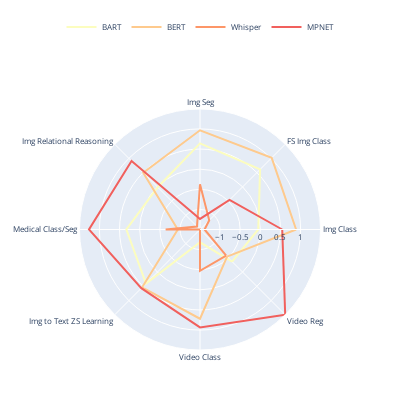

The cell this chart's notebook holds for it:
### Code cell
import plotly.express as px
# Preprocess data for polar plot
color_palette = px.colors.sequential.Magma_r  # Original palette
target_length = len(modality_shift)
color_palette = generate_palette(color_palette, target_length)

categories = df.columns[-8:]  # Exclude the first column (Model.Metric)
values = df.iloc[:, -8:].values  # Exclude the first column

categories = [category.replace("Classification", "Class").replace("Zero Shot", "ZS").replace("Image", "Img").replace("Regression", "Reg").replace("Few Shot", "FS").replace("Segmentation", "Seg") for category in categories]  # Shorten the category names
# dataframe that includes only Model.Metrics matching entries in pretraining_shift
new_df = df[df['Model.Metric'].isin(modality_shift)]
columns = new_df.columns
# gaussian normalization
for col in columns[1:]:
    new_df[col] = (new_df[col] - new_df[col].mean()) / new_df[col].std()
values = new_df.iloc[:, -8:].values  # Exclude the first column
new_df = new_df.reset_index(drop=True)
# Create polar plot for each model
fig = go.Figure()
for i, model in enumerate(modality_shift):
    id = new_df[new_df['Model.Metric'] == model].index[0]
    color_index = i % len(color_palette)  # Ensure the index is within the range of the color palette
    fig.add_trace(go.Scatterpolar(
        r=values[i],
        theta=categories,
        name=model,
        mode='lines',
        line=dict(color=color_palette[color_index])  
        
    ))
    fig.add_trace(go.Scatterpolar(
        r=[values[i][0], values[i][-1]],
        theta=[categories[0], categories[-1]],
        name=model,
        mode='lines',
        showlegend=False,
        line=dict(color=color_palette[color_index]) 
        
    ))
    
    

# Update layout
fig.update_layout(
    height=400,
    width=400,
    autosize=True,
    margin=dict(
            l=50,
            r=50,
            b=50,
            t=100,
            pad=4
        ),
    font=dict(
        size=8
    ),
)

# make legend smaller and move it to the top center
fig.update_layout(
    legend=dict(
        orientation="h",
        yanchor="top",
        y=1.4,
        xanchor="center",
        x=0.5
    )
)

fig.show()
fig.write_image("modality_polar_plot.pdf")
fig.write_image("modality_polar_plot.png")

### Figure 1 — Plotly figure (JSON) as saved in the notebook; plotly's stock layout.template omitted (floating-point values rounded to 4 significant figures)
{"data": [{"line": {"color": "#fcfdbf"}, "mode": "lines", "name": "BART", "r": [-0.05027, 0.6124, 0.6403, -0.01193, 0.3305, 0.399, -1.179, -0.3709], "theta": ["Img Class", "FS Img Class", "Img Seg", "Img Relational Reasoning", "Medical Class/Seg", "Img to Text ZS Learning", "Video Class", "Video Reg"], "type": "scatterpolar"}, {"line": {"color": "#fcfdbf"}, "mode": "lines", "name": "BART", "r": [-0.05027, -0.3709], "showlegend": false, "theta": ["Img Class", "Video Reg"], "type": "scatterpolar"}, {"line": {"color": "#feca8d"}, "mode": "lines", "name": "BERT", "r": [0.8886, 1.02, 0.9649, 0.4965, -0.9451, 0.5333, 0.7182, -0.5454], "theta": ["Img Class", "FS Img Class", "Img Seg", "Img Relational Reasoning", "Medical Class/Seg", "Img to Text ZS Learning", "Video Class", "Video Reg"], "type": "scatterpolar"}, {"line": {"color": "#feca8d"}, "mode": "lines", "name": "BERT", "r": [0.8886, -0.5454], "showlegend": false, "theta": ["Img Class", "Video Reg"], "type": "scatterpolar"}, {"line": {"color": "#fd9668"}, "mode": "lines", "name": "Whisper", "r": [-1.383, -1.172, -0.3721, -1.39, -0.6436, -1.496, -0.4727, -0.5775], "theta": ["Img Class", "FS Img Class", "Img Seg", "Img Relational Reasoning", "Medical Class/Seg", "Img to Text ZS Learning", "Video Class", "Video Reg"], "type": "scatterpolar"}, {"line": {"color": "#fd9668"}, "mode": "lines", "name": "Whisper", "r": [-1.383, -0.5775], "showlegend": false, "theta": ["Img Class", "Video Reg"], "type": "scatterpolar"}, {"line": {"color": "#f1605d"}, "mode": "lines", "name": "MPNET", "r": [0.5442, -0.4597, -1.233, 0.9058, 1.258, 0.5638, 0.9333, 1.494], "theta": ["Img Class", "FS Img Class", "Img Seg", "Img Relational Reasoning", "Medical Class/Seg", "Img to Text ZS Learning", "Video Class", "Video Reg"], "type": "scatterpolar"}, {"line": {"color": "#f1605d"}, "mode": "lines", "name": "MPNET", "r": [0.5442, 1.494], "showlegend": false, "theta": ["Img Class", "Video Reg"], "type": "scatterpolar"}], "layout": {"autosize": true, "font": {"size": 8}, "height": 400, "legend": {"orientation": "h", "x": 0.5, "xanchor": "center", "y": 1.4, "yanchor": "top"}, "margin": {"b": 50, "l": 50, "pad": 4, "r": 50, "t": 100}, "width": 400}}
